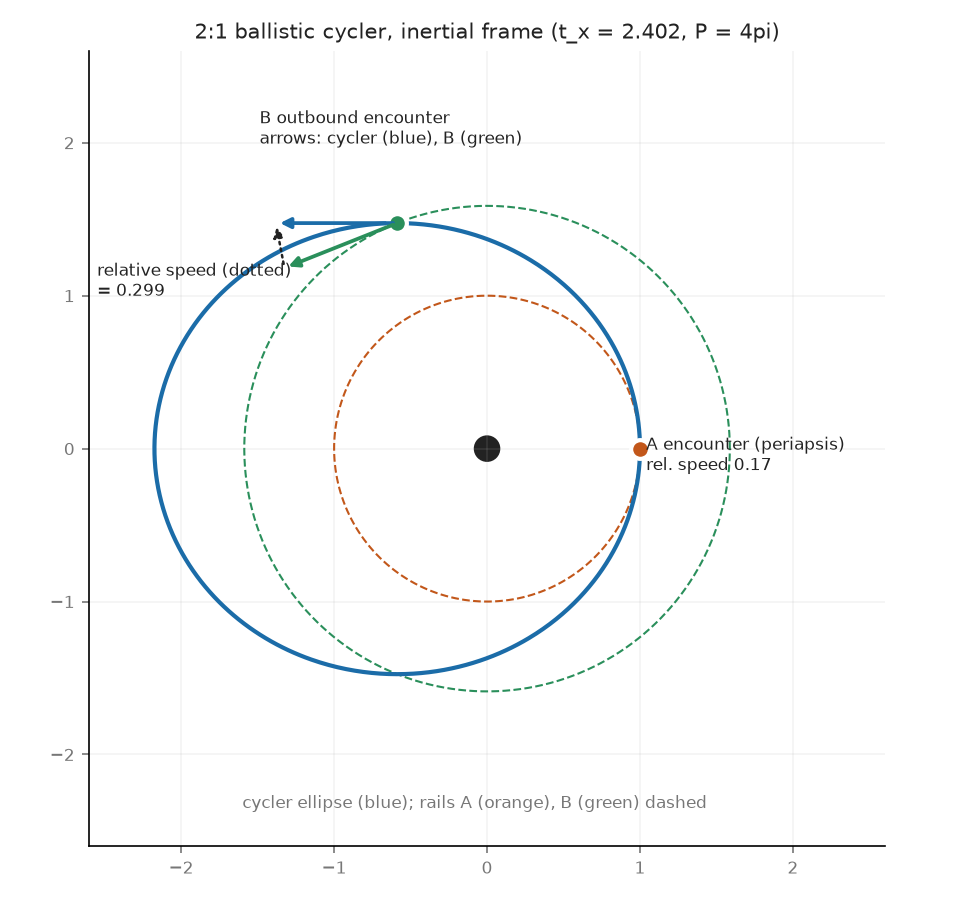

Here is the Python script that generated this plot:
"""Synthetic 2:1 "cycler" in the app's fixed-primary two-body world (offline, analytic + DOP853).

Run (from repo root; -I is REQUIRED: this file's name shadows matplotlib's `cycler` dep):
  uv run --project spikes/numerics --group plots python -I \
    docs/design/orbital-model-set/consultant/experiments/cycler/cycler.py

Model: mu=1 primary at origin (surface radius 0.08); massless kinematic ports on circular rails
A (r=1, phase 0) and B (r_B = 2^(2/3), period exactly 2 T_A). The cycler is a ballistic Kepler
ellipse with periapsis r_p=1 (touching A's rail), period P = 4*pi = T_B, a = r_B. It re-meets A
at every periapsis and crosses B's radius at fixed inertial points; B's phase is chosen so B is
at the outbound crossing then. Nothing here uses gravity assists: re-encounter exists only
because the periods are commensurate. No app execution; analytic numbers checked by integration.
"""

from __future__ import annotations

import json
from math import acos, atan2, cos, exp, pi, sin, sqrt
from pathlib import Path

import matplotlib

matplotlib.use("Agg")
import matplotlib.pyplot as plt
import numpy as np
from scipy.integrate import solve_ivp

OUT = Path(__file__).parent
MU, SURFACE = 1.0, 0.08
DRY, CARGO, VE = 1.0, 0.2, 3.0
TAU = 2 * pi


def kepler_E(M: float, e: float) -> float:
    E = M
    for _ in range(100):
        E -= (E - e * sin(E) - M) / (1 - e * cos(E))
    return E


def rocket_propellant(dvs: list[float], final_mass: float) -> dict:
    """Sequential rocket equation, worked backwards from final mass (dry+cargo, empty tank)."""
    m = final_mass
    for dv in reversed(dvs):
        m *= exp(dv / VE)
    return {"initial_mass": m, "propellant": m - final_mass}


def state_at(nu: float, a: float, e: float) -> np.ndarray:
    """Inertial [x, y, vx, vy] on the ellipse (periapsis along +x, counter-clockwise)."""
    p = a * (1 - e * e)
    r = p / (1 + e * cos(nu))
    vr = sqrt(MU / p) * e * sin(nu)
    vt = sqrt(MU / p) * (1 + e * cos(nu))
    rh = np.array([cos(nu), sin(nu)])
    th = np.array([-sin(nu), cos(nu)])
    return np.concatenate([r * rh, vr * rh + vt * th])


def main() -> None:
    rA = 1.0
    rB = 2 ** (2 / 3)
    TA = TAU * rA**1.5
    P = TAU * rB**1.5
    assert abs(P - 2 * TA) < 1e-12
    a = rB
    e = 1 - rA / a
    r_apo = 2 * a - rA
    nB = rB**-1.5  # = 0.5

    # --- crossing of r = rB: r = a(1 - e cos E) = a  =>  cos E = 0
    E_out, E_in = pi / 2, 3 * pi / 2
    t_out = (E_out - e * sin(E_out)) / sqrt(MU / a**3)
    t_in = (E_in - e * sin(E_in)) / sqrt(MU / a**3)
    nu_out = acos(-e)  # cos nu = (cos E - e)/(1 - e cos E) = -e, sin nu > 0
    nu_in = TAU - nu_out
    assert abs(kepler_E(sqrt(MU / a**3) * t_out, e) - E_out) < 1e-12
    phaseB = (nu_out - nB * t_out) % TAU  # B at outbound crossing at t_out (and t_out + kP)

    def rel(nu: float, r_port: float, port_angle: float):
        s = state_at(nu, a, e)
        vc = sqrt(MU / r_port)
        vp = vc * np.array([-sin(port_angle), cos(port_angle)])
        dv = s[2:] - vp
        rh = s[:2] / np.linalg.norm(s[:2])
        th = np.array([-rh[1], rh[0]])
        return s, vp, dv, float(np.linalg.norm(dv)), float(dv @ rh), float(dv @ th)

    # A encounter at periapsis (nu=0): A angle 0
    sA, _vA, _dvA, relA, relA_r, relA_t = rel(0.0, rA, 0.0)
    # B outbound / inbound
    sBo, vBo, _dvBo, relBo, relBo_r, relBo_t = rel(nu_out, rB, nu_out)
    ang_B_at_in = (phaseB + nB * t_in) % TAU
    _sBi, _vBi, _dvBi, relBi, relBi_r, relBi_t = rel(nu_in, rB, nu_in)  # if B were there
    offset_in = atan2(sin(ang_B_at_in - nu_in), cos(ang_B_at_in - nu_in))
    # actual relative speed if inertial positions coincided is relBi; B is NOT there:
    p = a * (1 - e * e)
    gamma = atan2(sqrt(MU / p) * e * sin(nu_out), sqrt(MU / p) * (1 + e * cos(nu_out)))
    speed_x = float(np.linalg.norm(sBo[2:]))

    # --- Hohmann A -> B
    at = (rA + rB) / 2
    h1 = sqrt(2 / rA - 1 / at) - sqrt(1 / rA)
    h2 = sqrt(1 / rB) - sqrt(2 / rB - 1 / at)
    tH = pi * at**1.5
    # Hohmann window wait for the cycler scene's B phase: A angle = t_d, B at arrival must be
    # t_d + pi:  phaseB + nB (t_d + tH) = t_d + pi (mod 2pi)  -> t_d = (phaseB + nB tH - pi)/(1-nB)
    wait_H = ((phaseB + nB * tH - pi) / (1 - nB)) % (TAU / (1 - nB))

    cyc_dvs = [relA, relBo]
    hoh_dvs = [h1, h2]
    fuel_cyc = rocket_propellant(cyc_dvs, DRY + CARGO)
    fuel_hoh = rocket_propellant(hoh_dvs, DRY + CARGO)

    # --- numerical verification (DOP853 in fixed-primary field)
    s0 = state_at(0.0, a, e)

    def rhs(_t, y):
        k = -MU / np.hypot(y[0], y[1]) ** 3
        return [y[2], y[3], k * y[0], k * y[1]]

    ts = sorted({k * P for k in (1, 2, 3)} | {t_out + k * P for k in (0, 1, 2)})
    sol = solve_ivp(
        rhs,
        (0, 3 * P),
        s0,
        method="DOP853",
        rtol=1e-12,
        atol=1e-14,
        t_eval=ts,
        dense_output=True,
    )
    assert sol.success
    dense = solve_ivp(rhs, (0, 3 * P), s0, method="DOP853", rtol=1e-12, atol=1e-14, max_step=0.01)
    rmin = float(np.min(np.hypot(dense.y[0], dense.y[1])))

    def port(r_port, phase, t):
        ang = phase + r_port**-1.5 * t
        return r_port * np.array([cos(ang), sin(ang)])

    errA, errB = {}, {}
    for k in (1, 2, 3):
        y = sol.sol(k * P)
        errA[f"t={k}P={k * P:.6f}"] = float(np.linalg.norm(y[:2] - port(rA, 0.0, k * P)))
    for k in (0, 1, 2):
        t = t_out + k * P
        y = sol.sol(t)
        errB[f"t_x+{k}P={t:.6f}"] = float(np.linalg.norm(y[:2] - port(rB, phaseB, t)))
    # integrated relative velocity at B encounter (checks the analytic tabulated value)
    yb = sol.sol(t_out)
    vB_num = sqrt(MU / rB) * np.array([-sin(nu_out), cos(nu_out)])
    relB_num = float(np.linalg.norm(yb[2:] - vB_num))
    energy_drift = float(
        abs(
            0.5 * (sol.sol(3 * P)[2:] @ sol.sol(3 * P)[2:])
            - 1 / np.hypot(*sol.sol(3 * P)[:2])
            + 1 / (2 * a)
        )
    )

    results = {
        "provenance": {
            "script": "cycler.py",
            "integrator": "scipy solve_ivp DOP853, rtol=1e-12, atol=1e-14",
            "app_execution": False,
            "reference": "docs/design/topology-study/consultant/hohmann_routes.py conventions",
        },
        "model_limits": [
            (
                "Massless kinematic ports cannot give gravity assists; the cycler re-meets A only "
                "because P = 2 T_A = T_B exactly (2:1 commensurate periods)."
            ),
            (
                "Not the Aldrin cycler: that uses Earth flybys each synodic period to rotate the "
                "line of apsides; here nothing rotates it and none is needed."
            ),
            (
                "Boarding/alighting are idealized instantaneous impulses (|relative velocity|, any "
                "direction); no docking with a moving elliptical target exists in the app (ports "
                "only), a multi-ship runner would be needed."
            ),
            ("Single scenario with hand-picked radii; no claim about fun or generalization."),
            (
                "Times in A-phase-0 convention; taxi must wait at A until t=kP (A is at periapsis "
                "only then) and the cycler comes through every P=4*pi=12.57."
            ),
        ],
        "geometry": {
            "mu": MU,
            "surface_radius": SURFACE,
            "r_A": rA,
            "T_A": TA,
            "r_B": rB,
            "T_B": P,
            "cycler_a": a,
            "cycler_e": e,
            "cycler_r_peri": rA,
            "cycler_r_apo": r_apo,
            "cycler_period": P,
            "periapsis_clearance_above_surface": rA - SURFACE,
            "numerical_min_radius_over_3_periods": rmin,
        },
        "crossing_outbound": {
            "t_x": t_out,
            "eccentric_anomaly": E_out,
            "true_anomaly": nu_out,
            "flight_path_angle_rad": gamma,
            "flight_path_angle_deg": gamma * 180 / pi,
            "cycler_speed": speed_x,
            "circular_speed_B": sqrt(1 / rB),
            "relative_velocity_radial": relBo_r,
            "relative_velocity_tangential": relBo_t,
            "relative_speed_analytic": relBo,
            "relative_speed_integrated": relB_num,
            "relative_speed_check": "2 v sin(gamma/2) since speeds are equal",
            "relative_speed_formula_value": 2 * speed_x * sin(gamma / 2),
            "B_phase_required": phaseB,
            "B_rate": nB,
        },
        "crossing_inbound": {
            "t_in": t_in,
            "true_anomaly": nu_in,
            "B_angle_at_t_in": ang_B_at_in,
            "angular_offset_B_minus_cycler_rad": offset_in,
            "B_is_there": abs(offset_in) < 1e-6,
            "note": "B is not at the inbound crossing (offset shown); "
            "relative speed below applies only to a hypothetical B phased there.",
            "relative_speed_if_phased_there": relBi,
            "relative_velocity_radial": relBi_r,
            "relative_velocity_tangential": relBi_t,
        },
        "encounter_A": {
            "t": "k*P",
            "cycler_speed_peri": float(np.linalg.norm(sA[2:])),
            "circular_speed_A": 1.0,
            "relative_speed_board": relA,
            "relative_velocity_radial": relA_r,
            "relative_velocity_tangential": relA_t,
        },
        "cycler_route": {
            "flight_time_A_to_B": t_out,
            "board_dv": relA,
            "alight_dv": relBo,
            "total_dv": relA + relBo,
            "propellant_taxi_dry1_cargo0.2_ve3": fuel_cyc,
        },
        "hohmann_route": {
            "dv1": h1,
            "dv2": h2,
            "total_dv": h1 + h2,
            "flight_time": tH,
            "wait_for_window_with_this_B_phase": wait_H,
            "propellant_taxi_dry1_cargo0.2_ve3": fuel_hoh,
        },
        "verification": {
            "ship_to_A_distance": errA,
            "ship_to_B_distance": errB,
            "max_distance_error": max([*errA.values(), *errB.values()]),
            "energy_error_after_3_periods": energy_drift,
        },
        "reproduction": {
            "ship_state_xyvxvy": [float(v) for v in s0],
            "ship_state_note": "at t=0 at periapsis co-located with A; a taxi is NOT this ship: it "
            "must burn to reach it",
            "ports": [
                {
                    "id": "A",
                    "rail": {
                        "kind": "circular",
                        "center": [0, 0],
                        "radius": rA,
                        "rate": rA**-1.5,
                        "phase": 0.0,
                    },
                },
                {
                    "id": "B",
                    "rail": {
                        "kind": "circular",
                        "center": [0, 0],
                        "radius": rB,
                        "rate": rB**-1.5,
                        "phase": phaseB,
                    },
                },
            ],
            "scenario_rate_rule": "rate = sqrt(mu / r^3) exactly",
            "rate_check": {"A": sqrt(MU / rA**3), "B": sqrt(MU / rB**3)},
        },
    }
    (OUT / "results.json").write_text(json.dumps(results, indent=2, allow_nan=False) + "\n")
    plot(a, e, rA, rB, phaseB, nu_out, t_out, vBo, sBo, relBo)
    print(
        json.dumps(
            {
                k: results[k]
                for k in (
                    "crossing_outbound",
                    "cycler_route",
                    "hohmann_route",
                    "verification",
                )
            },
            indent=1,
        )
    )
    print("inbound:", results["crossing_inbound"])
    print("rmin", rmin, "encA", relA)


def plot(a, e, rA, rB, phaseB, nu_out, t_out, vB, sB, relB) -> None:
    ink, muted = "#222222", "#777777"
    cyc, cA, cB = "#1b6ca8", "#c2571a", "#2a8f5b"
    nu = np.linspace(0, TAU, 600)
    p = a * (1 - e * e)
    r = p / (1 + e * np.cos(nu))
    fig, ax = plt.subplots(figsize=(6.4, 6.0), dpi=150)
    th = np.linspace(0, TAU, 400)
    ax.plot(rA * np.cos(th), rA * np.sin(th), color=cA, lw=1, ls="--")
    ax.plot(rB * np.cos(th), rB * np.sin(th), color=cB, lw=1, ls="--")
    ax.plot(r * np.cos(nu), r * np.sin(nu), color=cyc, lw=2)
    ax.add_patch(plt.Circle((0, 0), SURFACE, color=ink))
    ax.plot([1], [0], "o", color=cA, ms=9, mec="white", mew=2)
    pB = sB[:2]
    ax.plot([pB[0]], [pB[1]], "o", color=cB, ms=9, mec="white", mew=2)
    # velocity arrows at B encounter (scale 1.0 length per unit speed)
    vc = sB[2:]
    vp = vB
    ax.annotate(
        "",
        xy=pB + vc,
        xytext=pB,
        arrowprops={"arrowstyle": "-|>", "color": cyc, "lw": 1.8},
    )
    ax.annotate(
        "",
        xy=pB + vp,
        xytext=pB,
        arrowprops={"arrowstyle": "-|>", "color": cB, "lw": 1.8},
    )
    ax.annotate(
        "",
        xy=pB + vc,
        xytext=pB + vp,
        arrowprops={"arrowstyle": "-|>", "color": ink, "lw": 1.2, "ls": ":"},
    )
    ax.text(
        -2.55,
        1.0,
        f"relative speed (dotted)\n= {relB:.3f}",
        color=ink,
        fontsize=8,
    )
    ax.text(1.04, -0.14, "A encounter (periapsis)\nrel. speed 0.17", color=ink, fontsize=8)
    ax.text(
        pB[0] - 0.9,
        pB[1] + 0.52,
        "B outbound encounter\narrows: cycler (blue), B (green)",
        color=ink,
        fontsize=8,
    )
    ax.text(
        -1.6,
        -2.35,
        "cycler ellipse (blue); rails A (orange), B (green) dashed",
        color=muted,
        fontsize=8,
    )
    ax.set_aspect("equal")
    ax.set_xlim(-2.6, 2.6)
    ax.set_ylim(-2.6, 2.6)
    ax.set_title(
        f"2:1 ballistic cycler, inertial frame (t_x = {t_out:.3f}, P = 4pi)",
        fontsize=10,
        color=ink,
    )
    for s in ("top", "right"):
        ax.spines[s].set_visible(False)
    ax.tick_params(labelsize=8, colors=muted)
    ax.grid(alpha=0.15)
    fig.tight_layout()
    fig.savefig(OUT / "cycler.png")
    plt.close(fig)


if __name__ == "__main__":
    main()
